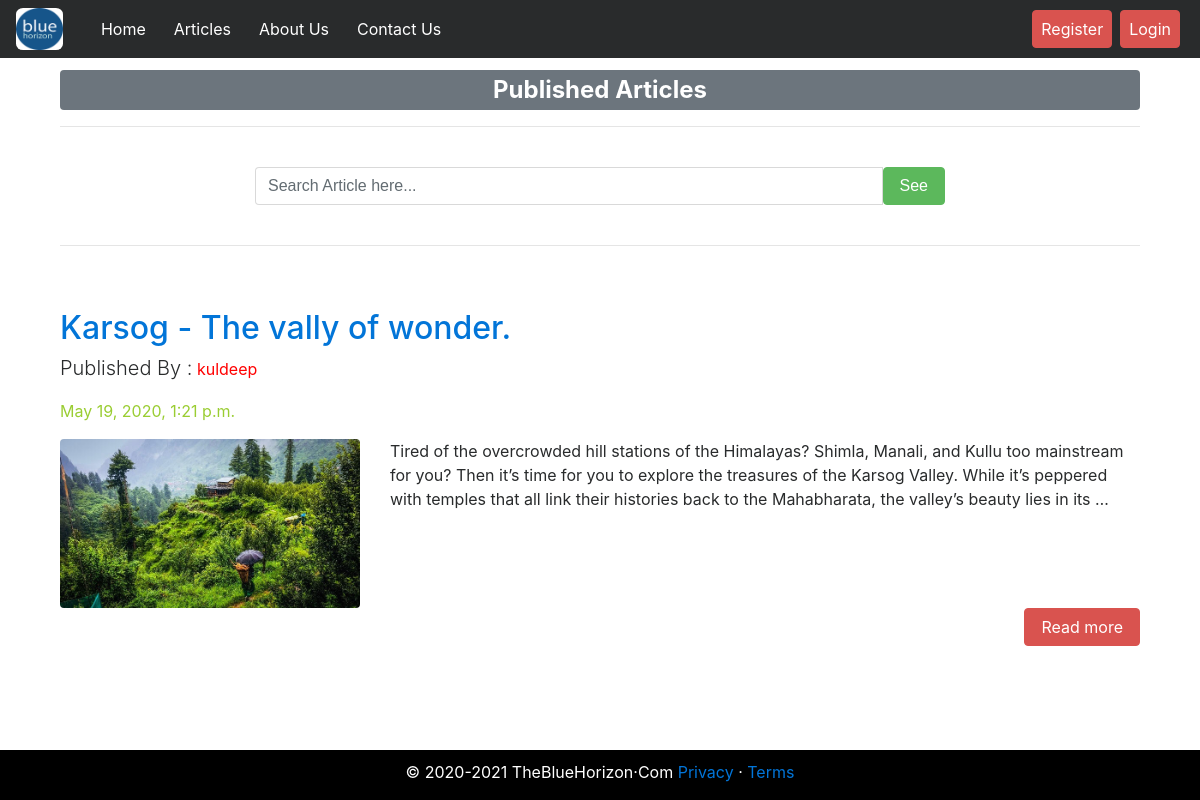
The app's page /articles/ with its own data.
### article/models.py (models this page shows, shortened)
class Article(models.Model):
    author = models.ForeignKey("auth.User",on_delete = models.CASCADE,verbose_name = "Author ")
    title = models.CharField(max_length = 50,verbose_name = "Title")
    content = RichTextField()
    created_date = models.DateTimeField(auto_now_add=True,verbose_name="Creation Date")
    article_image = models.FileField(blank = True,null = True,verbose_name="Add Photo to Article")
    class Meta:
        ordering = ['-created_date']

### article/views.py (the view)
# urls.py: path('',views.articles,name = "articles"),
def articles(request):
    keyword = request.GET.get("keyword")
    if keyword:
        articles = Article.objects.filter(title__contains = keyword)
        return render(request,"articles.html",{"articles":articles})
    articles = Article.objects.all()
    return render(request,"articles.html",{"articles":articles})

### templates/articles.html (shortened to what this page needs)
{% extends "layout.html" %}
{% block body %}
<div class ="row">
        <div class="col-md-12 offset-md-0">
            <div class="col-lg-12">
              <h2><span class="badge badge-secondary w-100 p-2">Published Articles</span></h2>
                <hr>
                <br>
                </div>
        </div>
</div>
<div class ="row">
    <div class="col-md-12 offset-md-0">
        <div class="col-lg-12">
            <form>
                 <div class=" col-md-8 offset-md-2 input-group mb-4">
                  <input type="text"  name = "keyword" class="form-control" aria-label="Sizing example input" aria-describedby="inputGroup-sizing-default" placeholder="Search Article here...">
                  <button type="submit" class="btn btn-success">See</button>
                </div>
            </form>
      </div>
    </div>
</div>
{% if articles %}
{% for article in articles %}
<div class="row">
    <div class="col-md-12 offset-md-0">
    <div class="col-lg-12">
<hr>
<br>
      <a href="{% url 'article:detail' article.id %}"><h2 class="mt-4">{{article.title}}</h2></a>
      <p class="lead">
        Published By :<small> {{article.author.username}} </small>
      </p>
      <p class="cldate">{{article.created_date}}</p>
      <div class="media">
      {% if article.article_image %}
      <a href="{% url 'article:detail' article.id %}"><img class="img-fluid rounded postimg" src="{{article.article_image.url}}" alt=""></a>
      {% endif %}
      <div class="media-body margpost">
          {{article.content|safe|truncatewords:50}}
    </div>
  </div>
      <a style ="float : right;" href="{% url 'article:detail' article.id %}" class ="btn btn-danger">Read more</a>
        </div>
      </div>
      </div>
{% endfor %}
{% endif %}
{% endblock body %}

### templates/layout.html (shortened to what this page needs)
<!DOCTYPE html>
{% load static %}
<html lang="en">
<head>
    <link rel="stylesheet" href="https://stackpath.bootstrapcdn.com/bootstrap/4.4.1/css/bootstrap.min.css">
    <link rel="stylesheet" href="{% static 'css/bootstrap.min.css' %}">
</head>
<body>
        {% include "includes/navbar.html" %}
        <div style = "margin-top : 70px; margin-bottom:10px;" class = "container">
            {% block body %}
            {% endblock body %}
        </div>
<br><br>
<footer class="container-fluid hfooter">
  <p>© 2020-2021 TheBlueHorizon·Com <a href="#">Privacy</a> · <a href="#">Terms</a></p>
</footer>
    </body>
</html>

### templates/includes/navbar.html (shortened to what this page needs)
<nav class="navbar navbar-toggleable-md navbar-inverse fixed-top bg-inverse">
          <img src="/media\3logo.png/" class="mr-4 logoimg" alt="Logo">
        <div class="collapse navbar-collapse" id="navbarCollapse">
          <ul class="navbar-nav mr-auto">
            <li class="nav-item active">
            <a class="nav-link anav" href="{% url 'index'  %}">Home</a>
          </li>
            <li class="nav-item active">
                <a class="nav-link anav" href="{% url 'article:articles'  %}">Articles</a>
            </li>
            <li class="nav-item active">
              <a class="nav-link anav" href="{% url 'about'  %}">About Us</a>
            </li>
            <li class="nav-item active">
              <a class="nav-link anav" href="{% url 'user:contact'  %}">Contact Us</a>
            </li>
          </ul>
          <ul class="navbar-nav ml-auto">
          {% if request.user.is_authenticated %}
          <li class="nav-item active">
            <a class="nav-link btn btn-danger btnmarg" href="{% url 'article:dashboard'  %}">Control Panel</a>
          </li>
          <li class="nav-item active">
            <a class="nav-link btn btn-danger btnmarg" href="{% url 'user:logout'  %}">Logout</a>
          </li>
          <li class="nav-item active nav-link">
            <uscolor>Welcome, <uscolor>{{request.user.username}}</uscolor>
          </li>
          {% else %}
          <li class="nav-item active">
            <a class="nav-link btn btn-danger btnmarg" href="{% url 'user:register'  %}">Register</a>
          </li>
          <li class="nav-item active">
            <a class="nav-link btn btn-danger btnmarg" href="{% url 'user:login'  %}">Login</a>
          </li>
          {% endif %}
          </ul>
        </div>
</nav>

### templates/articles.html (style rules this page uses)
.postimg { height: 200px; width: 300px; }

### templates/layout.html (style rules this page uses)
small { color: red; font-size: 16px; }
.margpost { margin-left: 30px; }
.cldate { color:yellowgreen; }
.hfooter { background-color:black; font-size: 16px; color: white; height: 50px; padding:10px; position:fixed; left: 0; bottom: 0; width: 100%; color: white; text-align: center; }

### templates/includes/navbar.html (style rules this page uses)
.btnmarg { margin-left: 4px; margin-right: 4px; margin-top: 2px; margin-bottom: 2px; }
.logoimg { border-radius: 15%; height: 42px; width: 50px; }
.anav { padding-top: 3px; padding-bottom: 3px; padding-left: 10px; padding-right: 10px; margin: 6px; border-radius: 12px; }

### records on screen
Article: title "Karsog - The vally of wonder.", author.username "kuldeep", created_date "May 19, 2020, 1:21 p.m.", article_image (picture), content "Tired of the overcrowded hill stations of the Himalayas? Shimla, Manali, and Kullu too mainstream for you? Then it’s time for you to explore the treasures of the Karsog Valley. While it’s peppered with temples that all link their histories back to the Mahabharata, the valley’s beauty lies in its …"
